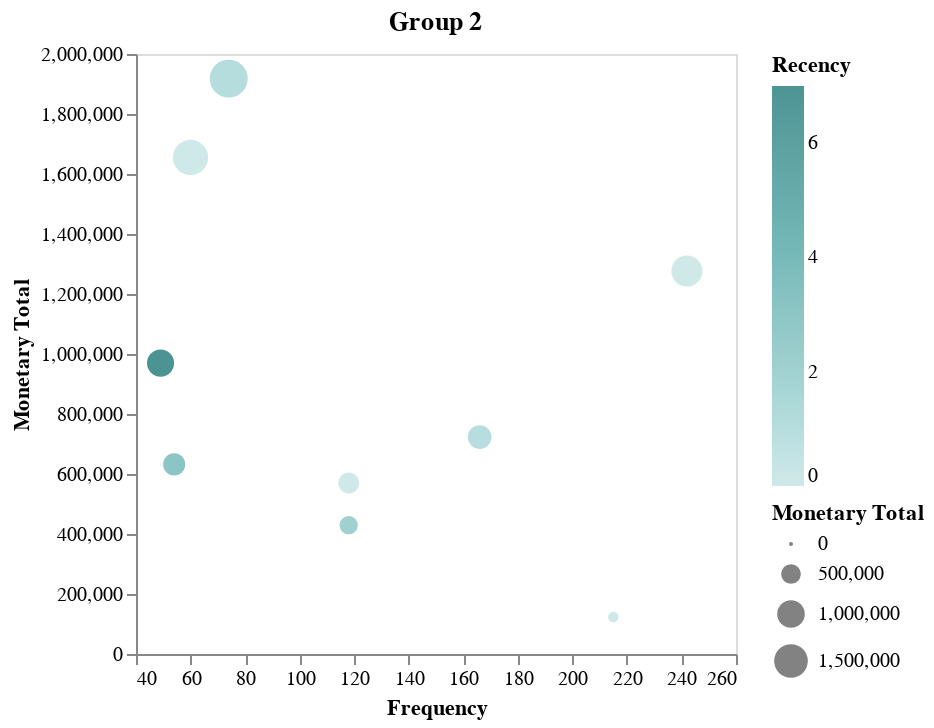

Notebook cell for this chart:
### Code cell
DeepnoteChart(rfm_data2, """{"layer":[{"layer":[{"mark":{"clip":true,"type":"circle","tooltip":true},"encoding":{"x":{"axis":{"grid":false},"sort":null,"type":"quantitative","field":"Frequency","scale":{"type":"linear","zero":false},"format":{"type":"default","decimals":null},"formatType":"numberFormatFromNumberType"},"y":{"axis":{"grid":false},"sort":null,"type":"quantitative","field":"Monetary Total","scale":{"type":"linear","zero":false},"format":{"type":"default","decimals":null},"formatType":"numberFormatFromNumberType"},"size":{"sort":null,"type":"quantitative","field":"Monetary Total"},"color":{"sort":null,"type":"quantitative","field":"Recency","scale":{"scheme":"teals"}}}}]}],"title":"Group 2","config":{"legend":{}},"$schema":"https://vega.github.io/schema/vega-lite/v5.json","encoding":{}}""")

### Figure 1 — Vega-Lite specification as saved in the notebook (floating-point values rounded to 4 significant figures)
{"layer": [{"layer": [{"mark": {"clip": true, "type": "circle", "tooltip": true}, "encoding": {"x": {"axis": {"grid": false}, "sort": null, "type": "quantitative", "field": "Frequency", "scale": {"type": "linear", "zero": false}, "format": {"type": "default", "decimals": null}, "formatType": "numberFormatFromNumberType"}, "y": {"axis": {"grid": false}, "sort": null, "type": "quantitative", "field": "Monetary Total", "scale": {"type": "linear", "zero": false}, "format": {"type": "default", "decimals": null}, "formatType": "numberFormatFromNumberType"}, "size": {"sort": null, "type": "quantitative", "field": "Monetary Total"}, "color": {"sort": null, "type": "quantitative", "field": "Recency", "scale": {"scheme": "teals"}}}}]}], "title": "Group 2", "config": {"legend": {}}, "$schema": "https://vega.github.io/schema/vega-lite/v5.json", "encoding": {}, "data": {"values": [{"CustomerID": 12748, "Recency": 0, "Frequency": 215, "Monetary Total": 123300.0, "cluster_Kmeans": 2}, {"CustomerID": 13089, "Recency": 2, "Frequency": 118, "Monetary Total": 429400.0, "cluster_Kmeans": 2}, {"CustomerID": 14646, "Recency": 1, "Frequency": 74, "Monetary Total": 1918000.0, "cluster_Kmeans": 2}, {"CustomerID": 14911, "Recency": 0, "Frequency": 242, "Monetary Total": 1277000.0, "cluster_Kmeans": 2}, {"CustomerID": 15061, "Recency": 3, "Frequency": 54, "Monetary Total": 632000.0, "cluster_Kmeans": 2}, {"CustomerID": 15311, "Recency": 0, "Frequency": 118, "Monetary Total": 570000.0, "cluster_Kmeans": 2}, {"CustomerID": 17450, "Recency": 7, "Frequency": 49, "Monetary Total": 969600.0, "cluster_Kmeans": 2}, {"CustomerID": 17841, "Recency": 1, "Frequency": 166, "Monetary Total": 723000.0, "cluster_Kmeans": 2}, {"CustomerID": 18102, "Recency": 0, "Frequency": 60, "Monetary Total": 1655000.0, "cluster_Kmeans": 2}]}}
